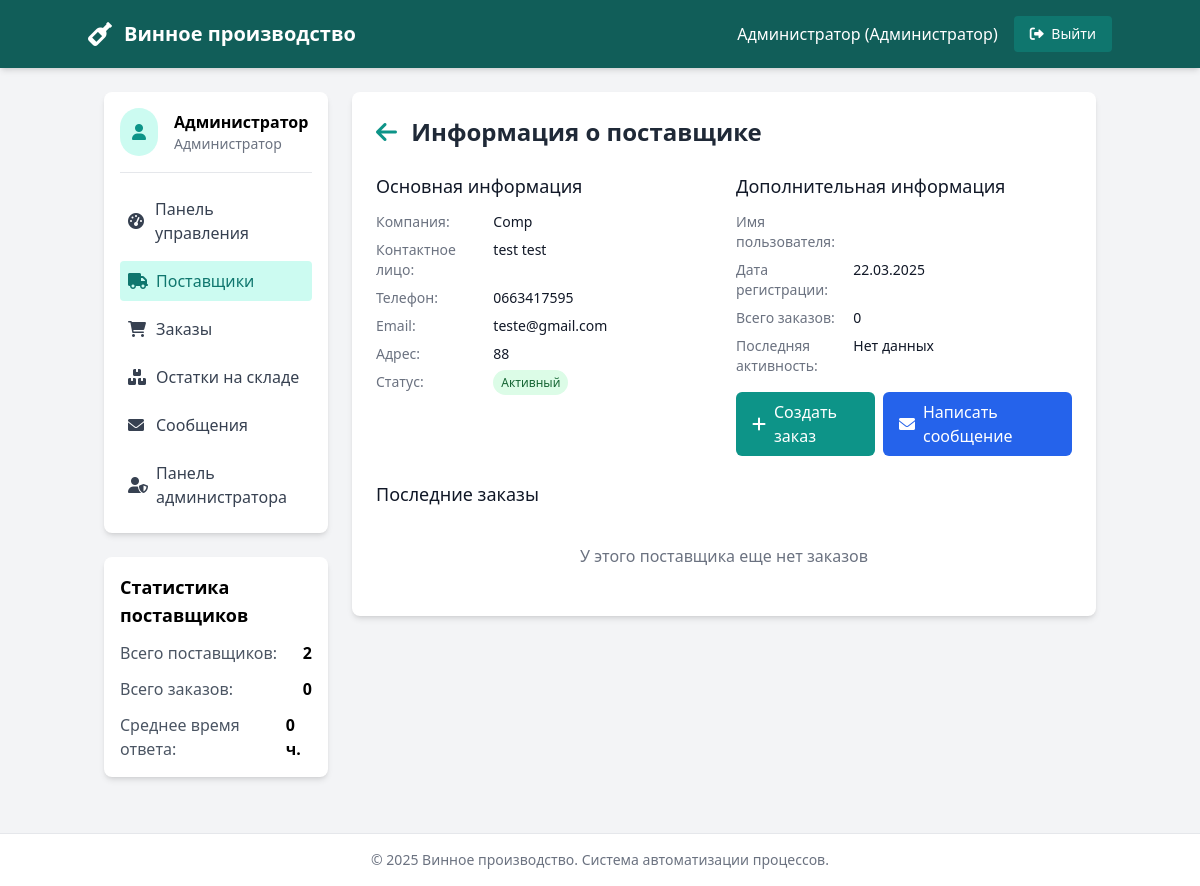
The page /views/purchasing/suppliers.php?id=2 (signed in) on the database its author committed.
### tables this page shows
CREATE TABLE `users` (
  `id` int(11) NOT NULL,
  `username` varchar(50) NOT NULL,
  `password` varchar(255) NOT NULL,
  `role` enum('admin','warehouse','purchasing','supplier') NOT NULL,
  `name` varchar(100) NOT NULL,
  `email` varchar(100) NOT NULL,
  `created_at` timestamp NOT NULL DEFAULT current_timestamp()
);

CREATE TABLE `suppliers` (
  `id` int(11) NOT NULL,
  `user_id` int(11) DEFAULT NULL,
  `company_name` varchar(100) NOT NULL,
  `contact_person` varchar(100) NOT NULL,
  `phone` varchar(20) NOT NULL,
  `address` text NOT NULL,
  `status` enum('active','inactive') DEFAULT 'active',
  `created_at` timestamp NOT NULL DEFAULT current_timestamp()
);

### views/purchasing/suppliers.php (the view, shortened to what the rows shown need)
<?php
require_once '../../controllers/AuthController.php';
require_once '../../controllers/PurchasingController.php';
$authController = new AuthController();
$purchasingController = new PurchasingController();
$currentUser = $authController->getCurrentUser();
$supplierDetails = null;
if (isset($_GET['id']) && !empty($_GET['id'])) {
    $supplierId = $_GET['id'];
    $supplierDetails = $purchasingController->getSupplierById($supplierId);
    $recentOrders = $purchasingController->getSupplierRecentOrders($supplierId, 5);
}
$totalSuppliers = count($purchasingController->getActiveSuppliers());
?>
<!DOCTYPE html>
<html lang="ru">
<head>
    <script src="https://cdn.tailwindcss.com"></script>
    <link rel="stylesheet" href="https://cdnjs.cloudflare.com/ajax/libs/font-awesome/6.0.0-beta3/css/all.min.css">
</head>
<body class="bg-gray-100 min-h-screen">
    <nav class="bg-teal-800 text-white p-4 shadow-md">
        <div class="container mx-auto flex justify-between items-center">
            <div class="flex items-center">
                <h1 class="text-xl font-bold">Винное производство</h1>
            </div>
            <div class="flex items-center space-x-4">
                <span><?php echo htmlspecialchars($currentUser['name']); ?> (<?php echo $currentUser['role'] === 'admin' ? 'Администратор' : 'Менеджер по закупкам'; ?>)</span>
                <a href="../../controllers/logout.php" class="bg-teal-700 hover:bg-teal-600 py-2 px-4 rounded text-sm">
                    <i class="fas fa-sign-out-alt mr-1"></i> Выйти
                </a>
            </div>
        </div>
    </nav>
    <div class="container mx-auto flex flex-wrap mt-6 px-4">
        <aside class="w-full md:w-1/4 pr-0 md:pr-6">
            <div class="bg-white rounded-lg shadow-md p-4 mb-6">
                <div class="flex items-center mb-4 pb-4 border-b border-gray-200">
                    <div>
                        <p class="font-semibold"><?php echo htmlspecialchars($currentUser['name']); ?></p>
                        <p class="text-sm text-gray-500"><?php echo $currentUser['role'] === 'admin' ? 'Администратор' : 'Менеджер по закупкам'; ?></p>
                    </div>
                </div>
            </div>
        </aside>
        <main class="w-full md:w-3/4">
            <?php if (isset($supplierDetails)): ?>
            <div class="bg-white rounded-lg shadow-md p-6 mb-6">
                <div class="flex justify-between items-center mb-6">
                    <h2 class="text-2xl font-semibold text-gray-800">
                        <a href="suppliers.php" class="text-teal-600 hover:text-teal-800 mr-2">
                            <i class="fas fa-arrow-left"></i>
                        </a>
                        Информация о поставщике
                    </h2>
                </div>
                <div class="grid grid-cols-1 md:grid-cols-2 gap-6 mb-6">
                    <div>
                        <h3 class="text-lg font-medium text-gray-900 mb-3">Основная информация</h3>
                        <dl class="space-y-2">
                            <div class="grid grid-cols-3 gap-4">
                                <dt class="text-sm font-medium text-gray-500">Компания:</dt>
                                <dd class="text-sm text-gray-900 col-span-2"><?php echo htmlspecialchars($supplierDetails['company_name']); ?></dd>
                            </div>
                            <div class="grid grid-cols-3 gap-4">
                                <dt class="text-sm font-medium text-gray-500">Контактное лицо:</dt>
                                <dd class="text-sm text-gray-900 col-span-2"><?php echo htmlspecialchars($supplierDetails['contact_person']); ?></dd>
                            </div>
                            <div class="grid grid-cols-3 gap-4">
                                <dt class="text-sm font-medium text-gray-500">Телефон:</dt>
                                <dd class="text-sm text-gray-900 col-span-2"><?php echo htmlspecialchars($supplierDetails['phone']); ?></dd>
                            </div>
                            <div class="grid grid-cols-3 gap-4">
                                <dt class="text-sm font-medium text-gray-500">Email:</dt>
                                <dd class="text-sm text-gray-900 col-span-2"><?php echo htmlspecialchars($supplierDetails['email']); ?></dd>
                            </div>
                            <div class="grid grid-cols-3 gap-4">
                                <dt class="text-sm font-medium text-gray-500">Адрес:</dt>
                                <dd class="text-sm text-gray-900 col-span-2"><?php echo htmlspecialchars($supplierDetails['address']); ?></dd>
                            </div>
                            <div class="grid grid-cols-3 gap-4">
                                <dt class="text-sm font-medium text-gray-500">Статус:</dt>
                                <dd class="text-sm col-span-2">
                                    <span class="px-2 py-1 text-xs rounded-full bg-green-100 text-green-800">
                                        Активный
                                    </span>
                                </dd>
                            </div>
                        </dl>
                    </div>
                    <div>
                        <h3 class="text-lg font-medium text-gray-900 mb-3">Дополнительная информация</h3>
                        <dl class="space-y-2">
                            <div class="grid grid-cols-3 gap-4">
                                <dt class="text-sm font-medium text-gray-500">Имя пользователя:</dt>
                                <dd class="text-sm text-gray-900 col-span-2"><?php echo htmlspecialchars($supplierDetails['name']); ?></dd>
                            </div>
                            <div class="grid grid-cols-3 gap-4">
                                <dt class="text-sm font-medium text-gray-500">Дата регистрации:</dt>
                                <dd class="text-sm text-gray-900 col-span-2"><?php echo date('d.m.Y', strtotime($supplierDetails['created_at'])); ?></dd>
                            </div>
                            <div class="grid grid-cols-3 gap-4">
                                <dt class="text-sm font-medium text-gray-500">Всего заказов:</dt>
                                <dd class="text-sm text-gray-900 col-span-2"><?php echo $purchasingController->getSupplierOrdersCount($supplierDetails['id']); ?></dd>
                            </div>
                            <div class="grid grid-cols-3 gap-4">
                                <dt class="text-sm font-medium text-gray-500">Последняя активность:</dt>
                                <dd class="text-sm text-gray-900 col-span-2">
                                    <?php
                                    $lastActivity = $purchasingController->getSupplierLastActivity($supplierDetails['id']);
                                    echo $lastActivity ? date('d.m.Y H:i', strtotime($lastActivity)) : 'Нет данных';
                                    ?>
                                </dd>
                            </div>
                        </dl>
                        <div class="mt-4 flex space-x-2">
                            <a href="orders.php?create=1&supplier_id=<?php echo $supplierDetails['id']; ?>" class="inline-flex items-center px-4 py-2 bg-teal-600 text-white rounded-md hover:bg-teal-700">
                                <i class="fas fa-plus mr-2"></i> Создать заказ
                            </a>
                            <a href="messages.php?compose=1&supplier_id=<?php echo $supplierDetails['id']; ?>" class="inline-flex items-center px-4 py-2 bg-blue-600 text-white rounded-md hover:bg-blue-700">
                                <i class="fas fa-envelope mr-2"></i> Написать сообщение
                            </a>
                        </div>
                    </div>
                </div>
                <h3 class="text-lg font-medium text-gray-900 mb-3">Последние заказы</h3>
                <?php if (empty($recentOrders)): ?>
                <p class="text-gray-500 text-center py-6">У этого поставщика еще нет заказов</p>
                <?php endif; ?>
            </div>
            <?php endif; ?>
        </main>
    </div>
</body>
</html>

### rows shown on the page
users: name "Администратор"
suppliers: company_name "Comp", contact_person "test test", phone "0663417595", address "88", created_at "22.03.2025"
users: email "teste@gmail.com"

### other values the page prints
$totalSuppliers "2"
$totalOrders "0"
$avgResponseTime "0"
$purchasingController->getSupplierOrdersCount($supplierDetails['id']) "0"
